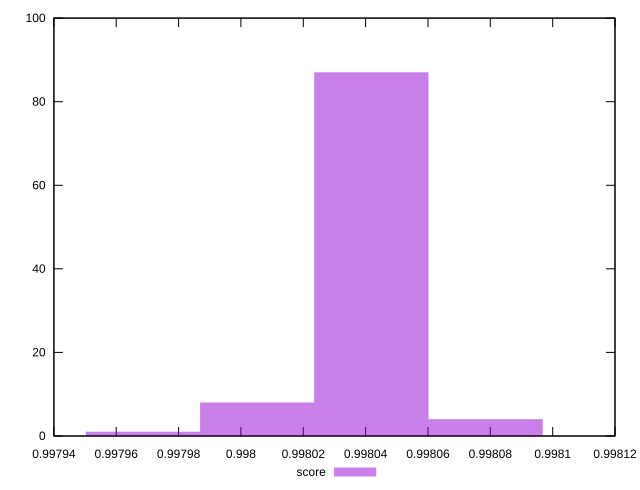

Source code (gnuplot):
reset
set terminal svg size 640, 490 enhanced background rgb 'white'
set output "reprap/interactive/samples/pages+cached+noexternal+nofonts+nosvg+noimg+nocss/score/histogram.svg"

$score <<EOF
0.9980418357271366 87
0.9980052036171814 8
0.9979685715072263 1
0.9980784678370916 4
EOF

set key outside below
set boxwidth 0.00003663210995511604
set yrange [0:100]
set style fill transparent solid 0.5 noborder

plot \
  $score title "score" with boxes, \


reset
